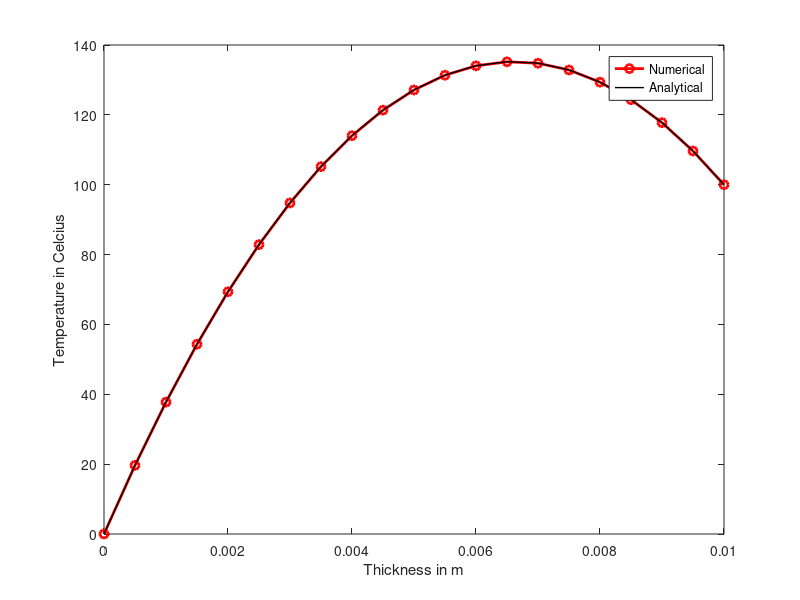

This figure's MATLAB source:
clear;
clc;
imax = 21;
L=0.01;
dx = L/(imax-1);
Mat = zeros(imax-2,imax-2);
for j = 1:imax-2
    Mat(j,j) = 2;
end
for j = 1:imax-3
    Mat(j,j+1)= -1;
end
for j = 1:imax-3
    Mat(j+1,j)=-1;
end
Twb = 0;
Teb = 100;
Tbnd = zeros(imax-2,1);
Tbnd(1)=Twb;
Tbnd(imax-2)=Teb;
Qgen = 0;
Qgen = 100e6; %MW/m^3;
k = 16.2; %W/m-K
B = Qgen/k;
Gen_vec = zeros(imax-2,1) + B*(dx^2);
Ddt = Gen_vec + Tbnd;
% Solution 
Ts = zeros(imax-2,1);
e = 100;
old  = Ts + 50; 
new = old +0;
while e > 1e-3
    for i = 1:imax-2
        sb = 0;
        sa = 0;
        for j = 1:imax-2
            if j < i
                sb = sb - new(j)*Mat(i,j);
            end
            if j > i
                sa = sa - old(j)*Mat(i,j);
            end
        end
        new(i) = (Ddt(i) + sa +sb)/Mat(i,i);
    end
        
    e = max(abs(new - old));
    old = new;
end
Ts = new;
Xs=dx*(0:imax-1);
Tc = [Twb;Ts;Teb];
T_ref = Twb + ((Teb - Twb)/L + B*L/2)*Xs - 0.5*B*(Xs.^2);
plot(Xs,Tc,"ro-",'Linewidth',2)
hold on
plot(Xs,T_ref,"k-",'Linewidth',1)
%title("Temperature distribution with heat generation")
xlabel("Thickness in m")
ylabel("Temperature in Celcius");
legend("Numerical","Analytical");
